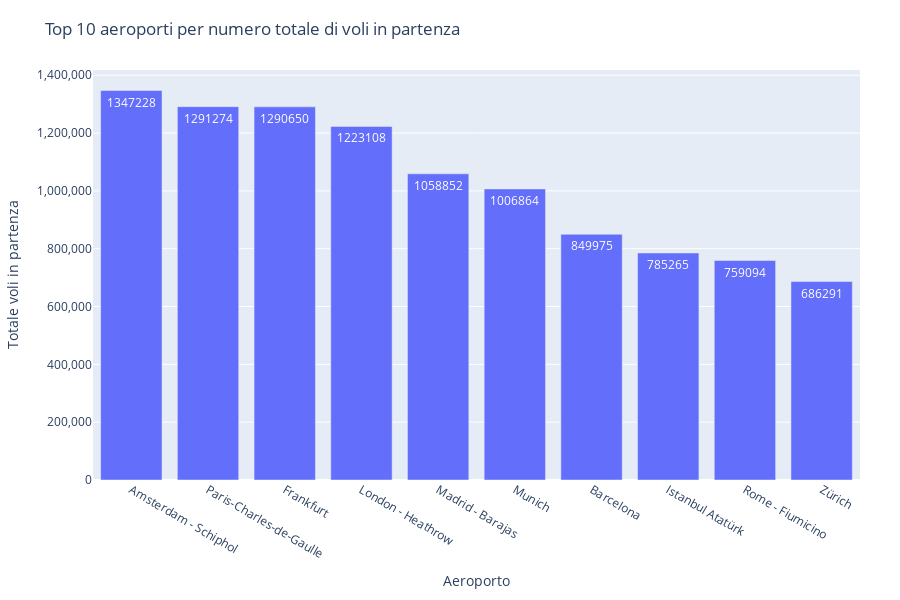

Notebook source saved alongside this figure:
### Code cell
# Calcola il totale dei voli in partenza per aeroporto
departures = df.groupby(["APT_ICAO", "APT_NAME"])["FLT_DEP_1"].sum().reset_index()

# Seleziona i primi 10 aeroporti
top10_departures = departures.sort_values("FLT_DEP_1", ascending=False).head(10)

# Crea il grafico a barre
fig = px.bar(
    top10_departures,
    x="APT_NAME",
    y="FLT_DEP_1",
    title="Top 10 aeroporti per numero totale di voli in partenza",
    labels={"APT_NAME": "Aeroporto", "FLT_DEP_1": "Totale voli in partenza"},
    text="FLT_DEP_1"
)


fig.update_layout(
    xaxis_tickangle=30,
    yaxis_title="Totale voli in partenza",
    xaxis_title="Aeroporto",
    uniformtext_minsize=8,
    uniformtext_mode='hide',
    yaxis=dict(
        tickformat=",",
        nticks=10
    ),
    margin=dict(t=70, b=120, l=60, r=40),
    height=600
)

fig.show()

### Figure 1 — Plotly figure (JSON) as saved in the notebook; plotly's stock layout.template omitted (floating-point values rounded to 4 significant figures)
{"data": [{"hovertemplate": "Aeroporto=%{x}<br>Totale voli in partenza=%{text}<extra></extra>", "legendgroup": "", "marker": {"color": "#636efa", "pattern": {"shape": ""}}, "name": "", "orientation": "v", "showlegend": false, "text": [1347000.0, 1291000.0, 1291000.0, 1223000.0, 1059000.0, 1007000.0, 850000.0, 785300.0, 759100.0, 686300.0], "textposition": "auto", "type": "bar", "x": ["Amsterdam - Schiphol", "Paris-Charles-de-Gaulle", "Frankfurt", "London - Heathrow", "Madrid - Barajas", "Munich", "Barcelona", "Istanbul Atatürk", "Rome - Fiumicino", "Zürich"], "xaxis": "x", "y": [1347228, 1291274, 1290650, 1223108, 1058852, 1006864, 849975, 785265, 759094, 686291], "yaxis": "y"}], "layout": {"barmode": "relative", "height": 600, "legend": {"tracegroupgap": 0}, "margin": {"b": 120, "l": 60, "r": 40, "t": 70}, "title": {"text": "Top 10 aeroporti per numero totale di voli in partenza"}, "uniformtext": {"minsize": 8, "mode": "hide"}, "xaxis": {"anchor": "y", "domain": [0, 1], "tickangle": 30, "title": {"text": "Aeroporto"}}, "yaxis": {"anchor": "x", "domain": [0, 1], "nticks": 10, "tickformat": ",", "title": {"text": "Totale voli in partenza"}}}}
